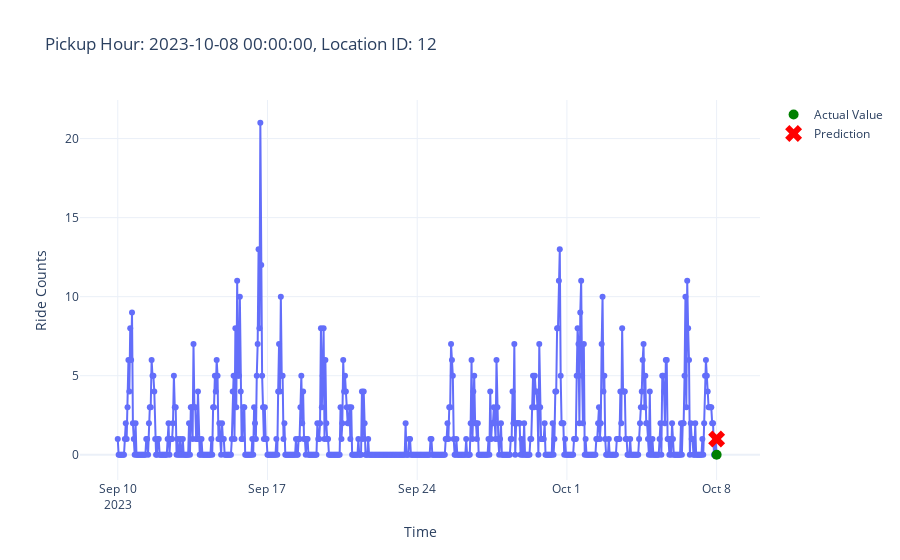

The notebook cell saved with this chart:
### Code cell
from src.plot_utils import plot_aggregated_time_series

plot_aggregated_time_series(X_test, y_test, 1257, predictions)

### Figure 1 — Plotly figure (JSON) as saved in the notebook; plotly's stock layout.template omitted (floating-point values rounded to 4 significant figures; data arrays with more than 128 entries replaced by an {"elided": "..."} marker saying what was removed)
{"data": [{"hovertemplate": "Time=%{x}<br>Ride Counts=%{y}<extra></extra>", "legendgroup": "", "line": {"color": "#636efa", "dash": "solid"}, "marker": {"symbol": "circle"}, "mode": "lines+markers", "name": "", "orientation": "v", "showlegend": false, "type": "scatter", "x": {"elided": "673 str values"}, "xaxis": "x", "y": {"elided": "673 int values"}, "yaxis": "y"}, {"line": {"color": "green"}, "marker": {"size": 10}, "mode": "markers", "name": "Actual Value", "type": "scatter", "x": ["2023-10-08T00:00:00.000000000"], "y": [0]}, {"line": {"color": "red"}, "marker": {"size": 15, "symbol": "x"}, "mode": "markers", "name": "Prediction", "type": "scatter", "x": ["2023-10-08T00:00:00.000000000"], "y": [1]}], "layout": {"legend": {"tracegroupgap": 0}, "title": {"text": "Pickup Hour: 2023-10-08 00:00:00, Location ID: 12"}, "xaxis": {"anchor": "y", "domain": [0, 1], "title": {"text": "Time"}}, "yaxis": {"anchor": "x", "domain": [0, 1], "title": {"text": "Ride Counts"}}}}
